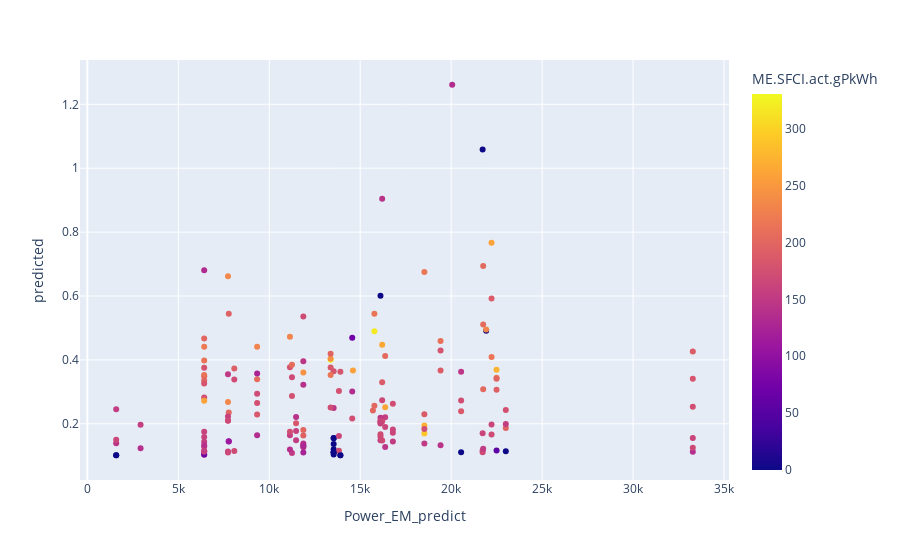

The notebook cell this image was saved under:
### Code cell
px.scatter(df_target_zero_false,x='Power_EM_predict',y='predicted',color='ME.SFCI.act.gPkWh')

### Figure 1 — Plotly figure (JSON) as saved in the notebook; plotly's stock layout.template omitted (floating-point values rounded to 4 significant figures; data arrays with more than 128 entries replaced by an {"elided": "..."} marker saying what was removed)
{"data": [{"hovertemplate": "Power_EM_predict=%{x}<br>predicted=%{y}<br>ME.SFCI.act.gPkWh=%{marker.color}<extra></extra>", "legendgroup": "", "marker": {"color": {"elided": "173 float values"}, "coloraxis": "coloraxis", "symbol": "circle"}, "mode": "markers", "name": "", "orientation": "v", "showlegend": false, "type": "scatter", "x": {"elided": "173 float values"}, "xaxis": "x", "y": {"elided": "173 float values"}, "yaxis": "y"}], "layout": {"coloraxis": {"colorbar": {"title": {"text": "ME.SFCI.act.gPkWh"}}, "colorscale": [[0, "#0d0887"], [0.1111, "#46039f"], [0.2222, "#7201a8"], [0.3333, "#9c179e"], [0.4444, "#bd3786"], [0.5556, "#d8576b"], [0.6667, "#ed7953"], [0.7778, "#fb9f3a"], [0.8889, "#fdca26"], [1, "#f0f921"]]}, "legend": {"tracegroupgap": 0}, "margin": {"t": 60}, "xaxis": {"anchor": "y", "domain": [0, 1], "title": {"text": "Power_EM_predict"}}, "yaxis": {"anchor": "x", "domain": [0, 1], "title": {"text": "predicted"}}}}
